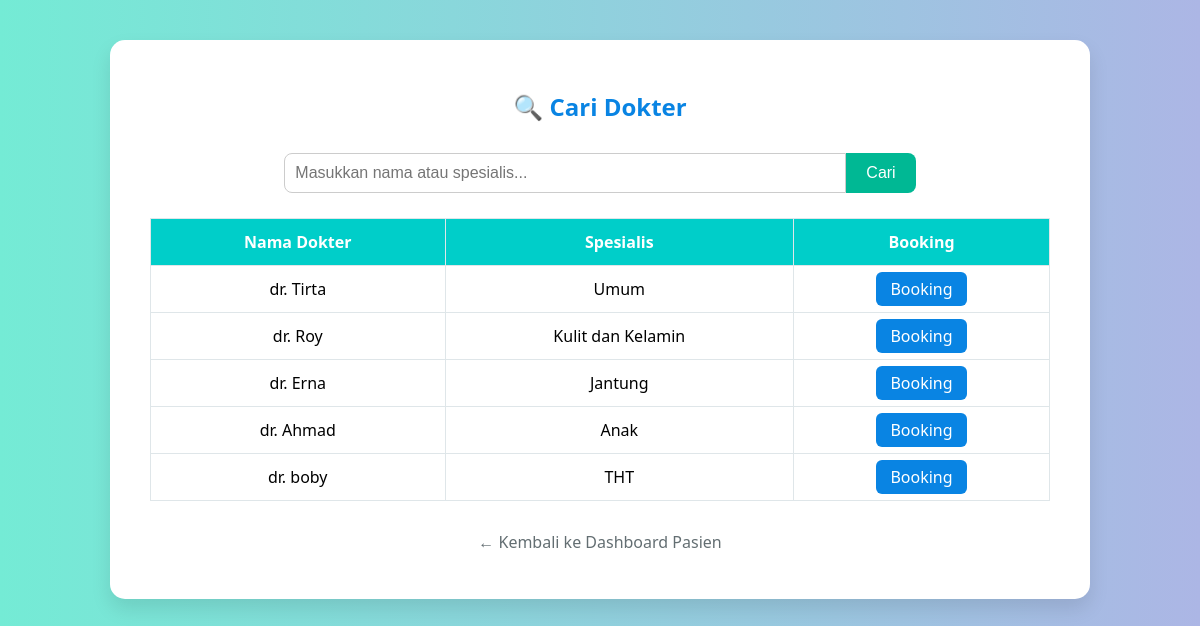
The page /pasien/cari_dokter.php (signed in) on the database its author committed.
### tables this page shows
CREATE TABLE `dokter` (
  `id` int(11) NOT NULL,
  `nama` varchar(100) DEFAULT NULL,
  `spesialis` varchar(100) DEFAULT NULL
);

### pasien/cari_dokter.php (the view, shortened to what this page needs)
<?php
include '../config/db.php';
$q = isset($_GET['q']) ? $conn->real_escape_string($_GET['q']) : '';
$query = "SELECT * FROM dokter";
$result = $conn->query($query);
?>
<!DOCTYPE html>
<html lang="id">
<head>
</head>
<body>
<div class="container">
    <h2>🔍 Cari Dokter</h2>
    <form method="get" action="">
        <input type="text" name="q" placeholder="Masukkan nama atau spesialis..." value="<?= htmlspecialchars($q) ?>">
        <button type="submit">Cari</button>
    </form>
    <table>
        <tr>
            <th>Nama Dokter</th>
            <th>Spesialis</th>
            <th>Booking</th>
        </tr>
        <?php if ($result && $result->num_rows > 0): ?>
            <?php while ($dokter = $result->fetch_assoc()): ?>
                <tr>
                    <td><?= htmlspecialchars($dokter['nama']) ?></td>
                    <td><?= htmlspecialchars($dokter['spesialis']) ?></td>
                    <td>
                        <a class="booking-btn" href="booking.php?dokter_id=<?= $dokter['id'] ?>">Booking</a>
                    </td>
                </tr>
            <?php endwhile; ?>
        <?php else: ?>
            <tr>
                <td colspan="3">Tidak ada dokter ditemukan.</td>
            </tr>
        <?php endif; ?>
    </table>
    <div class="back">
        <p><a href="dashboard.php">← Kembali ke Dashboard Pasien</a></p>
    </div>
</div>
</body>
</html>

### pasien/cari_dokter.php (style rules this page uses)
body { font-family: 'Segoe UI', sans-serif; background: linear-gradient(to right, #74ebd5, #ACB6E5); margin: 0; padding: 40px; }
.container { max-width: 900px; margin: auto; background: #fff; padding: 30px 40px; border-radius: 15px; box-shadow: 0 10px 20px rgba(0,0,0,0.1); }
h2 { text-align: center; color: #0984e3; margin-bottom: 30px; }
form { display: flex; justify-content: center; margin-bottom: 25px; }
input[type="text"] { width: 60%; padding: 10px; border: 1px solid #ccc; border-radius: 8px 0 0 8px; outline: none; font-size: 16px; }
button { padding: 10px 20px; border: none; background-color: #00b894; color: #fff; font-size: 16px; border-radius: 0 8px 8px 0; cursor: pointer; transition: background 0.3s ease; }
table { width: 100%; border-collapse: collapse; margin-top: 10px; }
th, td { padding: 12px; border: 1px solid #dfe6e9; text-align: center; }
th { background-color: #00cec9; color: white; }
a.booking-btn { padding: 6px 14px; background-color: #0984e3; color: white; text-decoration: none; border-radius: 6px; transition: background 0.3s ease; }
.back { margin-top: 30px; text-align: center; }
.back a { text-decoration: none; color: #636e72; }

### rows shown on the page
dokter: nama "dr. Tirta", spesialis "Umum"
dokter: nama "dr. Roy", spesialis "Kulit dan Kelamin"
dokter: nama "dr. Erna", spesialis "Jantung"
dokter: nama "dr. Ahmad", spesialis "Anak"
dokter: nama "dr. boby", spesialis "THT"
